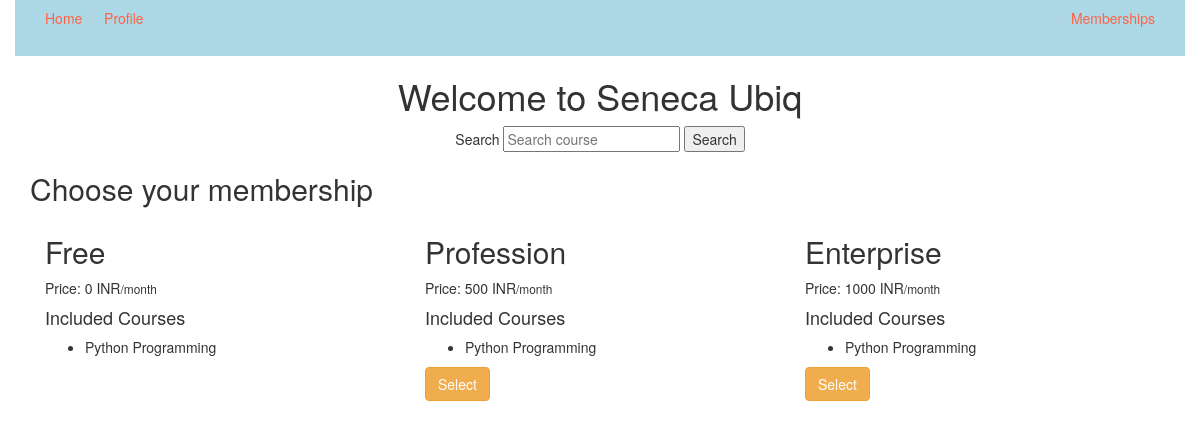
/memberships/ (signed in), run on an earlier commit of the app's database.
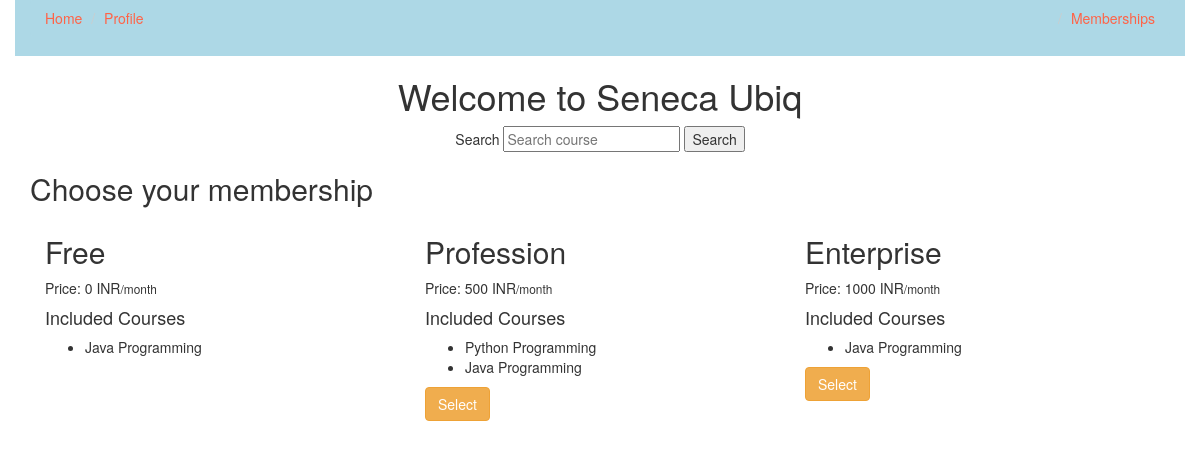
And on a later commit of the database.
### memberships/models.py (models this page shows)
class Membership(models.Model):
    slug = models.SlugField()
    membership_type = models.CharField(
        choices=MEMBERSHIP_CHOICES,
        max_length=30,
        default='Free',
        )
    price = models.IntegerField(default=1000)
    stripe_plan_id = models.CharField(max_length=40)
    def __str__(self):
        return self.membership_type

### courses/models.py (models this page shows, shortened)
class Course(models.Model):
    slug = models.SlugField()
    title = models.CharField(max_length=120)
    description = models.TextField()
    allowed_memberships = models.ManyToManyField(Membership)
    imageslot = models.ImageField(default='')

### memberships/views.py (the view, shortened to what this page needs)
# urls.py: path('',MembershipSelectView.as_view(),name='select'),
class MembershipSelectView(ListView):
    model = Membership
    def get_context_data(self, *args, **kwargs):
        context = super().get_context_data(**kwargs)
        current_membership = get_user_membership(self.request)
        context['current_membership'] = str(current_membership.membership)
        return context

### memberships/views.py (called while the page is built)
def get_user_membership(request):
    user_membership_qs = UserMembership.objects.filter(user=request.user)
    if user_membership_qs.exists():
        return user_membership_qs.first()
    return None

### memberships/templates/memberships/membership_list.html (shortened to what this page needs)
{% extends 'courses/base.html' %}
{% block content %}
<div class="container">
    <h2 >Choose your membership</h2>
    <div class="col">
        {% for object in object_list %}
            <p> <div class="col-sm-4 col-md-4">
                <h2>{{ object.membership_type }}</h3>
                <p>Price: {{ object.price }} INR<small>/month</small></p>
                <h4>Included Courses</h4>
                <ul>
                    {% for course in object.course_set.all %}
                        <li>{{ course.title }}</li>
                    {% endfor %}
                </ul>
                {% if object.membership_type != 'Free' %}
                <form method="POST" action="{% url 'memberships:select' %}">
                    {% if object.membership_type != current_membership %}
                        <button class="btn btn-warning">Select</button>
                    {% else %}
                        <small>This is your current membership</small>
                    {% endif %}
                </form>
                {% endif %}
            </div></p>
        {% endfor %}
    </div>
</div>
{% endblock content %}

What changed in the data, as far as the page shows it:
changed Membership "Free": loses Course (title "Python Programming")
added Course: title "Java Programming"
changed Membership "Enterprise": loses Course (title "Python Programming")
